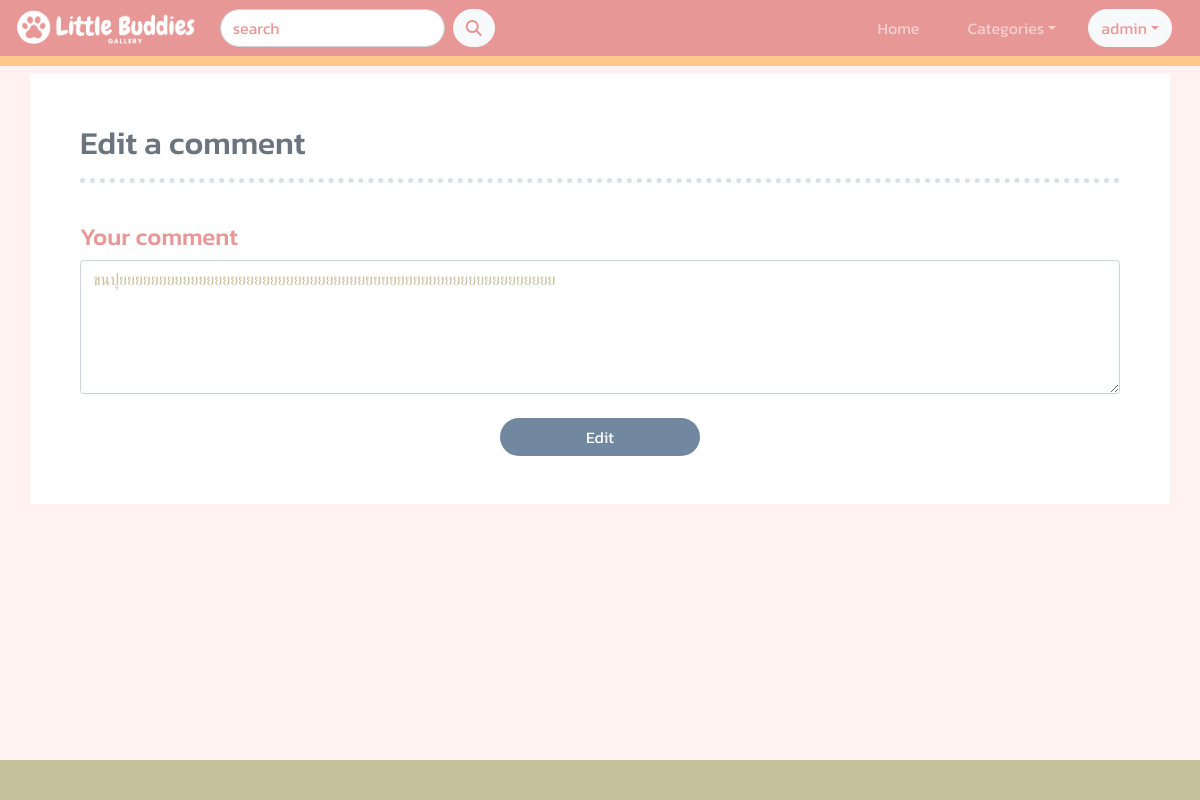
Page /edit_comment.php?updateid=2 (signed in) on the committed database.
### tables this page shows
CREATE TABLE `comments` (
  `comment_id` int(11) NOT NULL,
  `user_id` int(11) NOT NULL,
  `pet_id` int(11) NOT NULL,
  `comment` text NOT NULL,
  `date` date NOT NULL
);

### edit_comment.php (the view, shortened to what this page needs)
<?php
    include('server.php');
?>
<!DOCTYPE html>
<html lang="en">
<head>
    <link rel="stylesheet" href="https://cdn.jsdelivr.net/npm/@fortawesome/fontawesome-free@6.1.1/css/all.css">
    <link href="https://cdn.jsdelivr.net/npm/bootstrap@5.1.3/dist/css/bootstrap.min.css" rel="stylesheet">
    <link rel="stylesheet" href="styles.css">
</head>
<body>
    <nav class="navbar navbar-expand-sm navbar-dark navbar-bg-pink fixed-top">
        <div class="container-fluid">
            <a href="index.php" class="navbar-brand " style="margin: -20px 0px -13px -10px;"><img src="images/logo-nav.png" height="55px"></a>
            <div class="collapse navbar-collapse" id="navbarToggle">
                <form class="d-flex" action="search.php" method="GET">
                    <input class="form-control rounded-pill ms-2 me-2" placeholder="search" type="text" name="search">
                    <button class="btn btn-light rounded-pill text-pink" type="submit">
                        <i class="fa-solid fa-magnifying-glass"></i>
                    </button>
                  </form>
                <ul class="navbar-nav ms-auto d-flex align-items-center">
                    <li class="nav-item ">
                        <a href="index.php" class="nav-link rounded-pill ms-2 me-2 px-3">Home</a>
                    </li>
                    <li class="nav-item dropdown">
                        <a class="nav-link btn-pink2 dropdown-toggle rounded-pill ms-2 me-2 px-3" data-bs-toggle="dropdown">Categories</a>
                    </li>
                    <?php if( $_SESSION['logged_in']): ?>
                        <li class="nav-item dropdown">
                            <button class="btn btn-light rounded-pill text-pink ms-2 me-3 dropdown-toggle" data-bs-toggle="dropdown"><?php echo $_SESSION['username'];?></button>
                        </li>
                    <?php endif; ?>
                </ul>
            </div>
        </div>
    </nav>
    <?php
        $updateid = $_GET['updateid'];
        $sql = "SELECT * FROM comments WHERE comment_id = '$updateid'";
        $result = $conn->query($sql);
        $row = $result->fetch_assoc();
        echo $row['comment'];
    ?>
    <div class="container"><h2 class="text-secondary">Edit a comment</h2><hr><br>
        <div class="col-sm-12">
            <form method = "post">
                <div class="form-group">
                    <h4 class="text-pink">Your comment</h4>
                    <textarea class="form-control text-green" rows="5" name="new_comment" maxlength="150"required><?php echo $row['comment'];?></textarea>
                </div>
                <br>
                <div class="col-sm-12 d-flex justify-content-center ">
                    <button class="btn btn-blue btn-long rounded-pill mb-5 " type="submit" name="edit_comment">Edit</button>
                </div>
            </form>
        </div>
    </div>
    <div class="footer footer-green fixed-bottom"></div>
</body>
</html>

### styles.css (style rules this page uses)
.navbar { transition: all 0.5s; }
.navbar-bg-pink { border-bottom: 10px solid #FFC98B; background-color: #E79796; }
a.nav-link:link, a.nav-link:visited { background-color: #E79796; text-decoration: none; }
body { background-color: #FFF2F0; margin-bottom: 40px; font-family: 'Kanit', sans-serif; }
.container { margin-top: 50px; padding: 50px 50px 0px 50px; background-color: white; }
hr { background-color: transparent; border-top: 5px dotted #7287A0; }
.text-pink { color: #E79796; }
.text-green { color: #C6C09c; }
.btn-long { width: 200px; }
.btn-blue { color: white; background-color: #7287A0; }
.btn-pink2 { background-color: #E79796; color: white; }
a:link, a:visited { color: black; text-decoration: none; }
.footer-green { height: 40px; background-color: #C6C09c; transition: all 0.5s; }

### rows in the picture
comments: comment "ขนปุยยยยยยยยยยยยยยยยยยยยยยยยยยยยยยยยยยยยยยยยยยยยยยยยยยยยยยย", new_comment "ขนปุยยยยยยยยยยยยยยยยยยยยยยยยยยยยยยยยยยยยยยยยยยยยยยยยยยยยยยย"

### other values in the picture
$_SESSION['username'] "admin"
